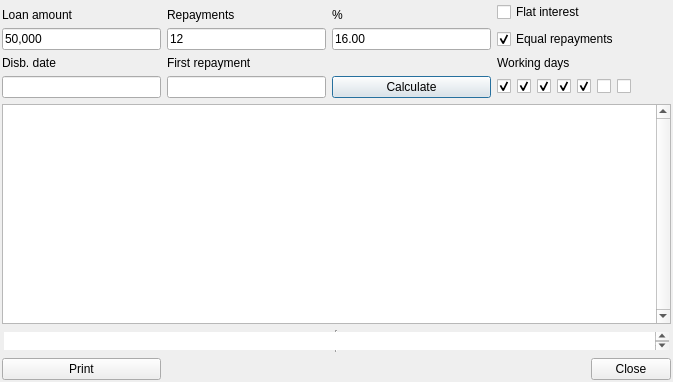
<?xml version="1.0" encoding="UTF-8"?>
<ui version="4.0">
 <class>Dialog</class>
 <widget class="QDialog" name="Dialog">
  <property name="geometry">
   <rect>
    <x>0</x>
    <y>0</y>
    <width>673</width>
    <height>382</height>
   </rect>
  </property>
  <property name="sizePolicy">
   <sizepolicy hsizetype="Expanding" vsizetype="Expanding">
    <horstretch>0</horstretch>
    <verstretch>0</verstretch>
   </sizepolicy>
  </property>
  <property name="minimumSize">
   <size>
    <width>0</width>
    <height>0</height>
   </size>
  </property>
  <property name="windowTitle">
   <string>Repayment schedule calculation</string>
  </property>
  <layout class="QGridLayout" name="gridLayout">
   <property name="margin">
    <number>2</number>
   </property>
   <property name="spacing">
    <number>6</number>
   </property>
   <item row="0" column="0">
    <widget class="QLabel" name="label">
     <property name="text">
      <string>Loan amount</string>
     </property>
     <property name="alignment">
      <set>Qt::AlignBottom|Qt::AlignLeading|Qt::AlignLeft</set>
     </property>
    </widget>
   </item>
   <item row="0" column="1">
    <widget class="QLabel" name="label_2">
     <property name="text">
      <string>Repayments</string>
     </property>
     <property name="alignment">
      <set>Qt::AlignBottom|Qt::AlignLeading|Qt::AlignLeft</set>
     </property>
    </widget>
   </item>
   <item row="0" column="2">
    <widget class="QLabel" name="label_3">
     <property name="text">
      <string>%</string>
     </property>
     <property name="alignment">
      <set>Qt::AlignBottom|Qt::AlignLeading|Qt::AlignLeft</set>
     </property>
    </widget>
   </item>
   <item row="3" column="0">
    <widget class="QLabel" name="label_4">
     <property name="text">
      <string>Disb. date</string>
     </property>
     <property name="alignment">
      <set>Qt::AlignBottom|Qt::AlignLeading|Qt::AlignLeft</set>
     </property>
    </widget>
   </item>
   <item row="3" column="1">
    <widget class="QLabel" name="label_5">
     <property name="text">
      <string>First repayment</string>
     </property>
     <property name="alignment">
      <set>Qt::AlignBottom|Qt::AlignLeading|Qt::AlignLeft</set>
     </property>
    </widget>
   </item>
   <item row="3" column="3">
    <widget class="QLabel" name="label_6">
     <property name="text">
      <string>Working days</string>
     </property>
     <property name="alignment">
      <set>Qt::AlignBottom|Qt::AlignLeading|Qt::AlignLeft</set>
     </property>
    </widget>
   </item>
   <item row="4" column="2">
    <widget class="QPushButton" name="calculate">
     <property name="text">
      <string>Calculate</string>
     </property>
    </widget>
   </item>
   <item row="4" column="3" colspan="2">
    <layout class="QHBoxLayout" name="horizontalLayout">
     <item>
      <widget class="QCheckBox" name="weekDay0">
       <property name="focusPolicy">
        <enum>Qt::NoFocus</enum>
       </property>
       <property name="text">
        <string/>
       </property>
       <property name="checked">
        <bool>true</bool>
       </property>
      </widget>
     </item>
     <item>
      <widget class="QCheckBox" name="weekDay1">
       <property name="focusPolicy">
        <enum>Qt::NoFocus</enum>
       </property>
       <property name="text">
        <string/>
       </property>
       <property name="checked">
        <bool>true</bool>
       </property>
      </widget>
     </item>
     <item>
      <widget class="QCheckBox" name="weekDay2">
       <property name="focusPolicy">
        <enum>Qt::NoFocus</enum>
       </property>
       <property name="text">
        <string/>
       </property>
       <property name="checked">
        <bool>true</bool>
       </property>
      </widget>
     </item>
     <item>
      <widget class="QCheckBox" name="weekDay3">
       <property name="focusPolicy">
        <enum>Qt::NoFocus</enum>
       </property>
       <property name="text">
        <string/>
       </property>
       <property name="checked">
        <bool>true</bool>
       </property>
      </widget>
     </item>
     <item>
      <widget class="QCheckBox" name="weekDay4">
       <property name="focusPolicy">
        <enum>Qt::NoFocus</enum>
       </property>
       <property name="text">
        <string/>
       </property>
       <property name="checked">
        <bool>true</bool>
       </property>
      </widget>
     </item>
     <item>
      <widget class="QCheckBox" name="weekDay5">
       <property name="focusPolicy">
        <enum>Qt::NoFocus</enum>
       </property>
       <property name="text">
        <string/>
       </property>
      </widget>
     </item>
     <item>
      <widget class="QCheckBox" name="weekDay6">
       <property name="focusPolicy">
        <enum>Qt::NoFocus</enum>
       </property>
       <property name="text">
        <string/>
       </property>
      </widget>
     </item>
     <item>
      <spacer name="horizontalSpacer">
       <property name="orientation">
        <enum>Qt::Horizontal</enum>
       </property>
       <property name="sizeHint" stdset="0">
        <size>
         <width>40</width>
         <height>20</height>
        </size>
       </property>
      </spacer>
     </item>
    </layout>
   </item>
   <item row="5" column="0" colspan="5">
    <widget class="QTableView" name="tableView">
     <property name="verticalScrollBarPolicy">
      <enum>Qt::ScrollBarAlwaysOn</enum>
     </property>
     <property name="tabKeyNavigation">
      <bool>false</bool>
     </property>
     <property name="selectionMode">
      <enum>QAbstractItemView::NoSelection</enum>
     </property>
     <property name="gridStyle">
      <enum>Qt::DotLine</enum>
     </property>
     <attribute name="verticalHeaderVisible">
      <bool>false</bool>
     </attribute>
     <attribute name="verticalHeaderDefaultSectionSize">
      <number>22</number>
     </attribute>
    </widget>
   </item>
   <item row="6" column="0" colspan="5">
    <widget class="QTableWidget" name="totalsTableView">
     <property name="sizePolicy">
      <sizepolicy hsizetype="Preferred" vsizetype="Preferred">
       <horstretch>0</horstretch>
       <verstretch>0</verstretch>
      </sizepolicy>
     </property>
     <property name="minimumSize">
      <size>
       <width>0</width>
       <height>20</height>
      </size>
     </property>
     <property name="maximumSize">
      <size>
       <width>16777215</width>
       <height>22</height>
      </size>
     </property>
     <property name="focusPolicy">
      <enum>Qt::NoFocus</enum>
     </property>
     <property name="frameShape">
      <enum>QFrame::VLine</enum>
     </property>
     <property name="verticalScrollBarPolicy">
      <enum>Qt::ScrollBarAlwaysOn</enum>
     </property>
     <property name="horizontalScrollBarPolicy">
      <enum>Qt::ScrollBarAlwaysOff</enum>
     </property>
     <property name="gridStyle">
      <enum>Qt::DotLine</enum>
     </property>
     <attribute name="horizontalHeaderVisible">
      <bool>false</bool>
     </attribute>
     <attribute name="verticalHeaderVisible">
      <bool>false</bool>
     </attribute>
     <attribute name="verticalHeaderDefaultSectionSize">
      <number>22</number>
     </attribute>
    </widget>
   </item>
   <item row="1" column="3" colspan="2">
    <widget class="QCheckBox" name="equalInstallments">
     <property name="text">
      <string>Equal repayments</string>
     </property>
     <property name="checked">
      <bool>true</bool>
     </property>
    </widget>
   </item>
   <item row="0" column="3" colspan="2">
    <widget class="QCheckBox" name="flatInterest">
     <property name="text">
      <string>Flat interest</string>
     </property>
    </widget>
   </item>
   <item row="7" column="0">
    <widget class="QPushButton" name="printButton">
     <property name="text">
      <string>Print</string>
     </property>
    </widget>
   </item>
   <item row="4" column="0">
    <widget class="DateEdit" name="disbursDate"/>
   </item>
   <item row="4" column="1">
    <widget class="DateEdit" name="firstInstallmDate"/>
   </item>
   <item row="1" column="0">
    <widget class="DecimalEdit" name="loanAmount">
     <property name="text">
      <string>50,000</string>
     </property>
     <property name="fractionDigits">
      <number>0</number>
     </property>
     <property name="nonNegative" stdset="0">
      <bool>true</bool>
     </property>
     <property name="selectorVisible">
      <bool>false</bool>
     </property>
    </widget>
   </item>
   <item row="1" column="1">
    <widget class="DecimalEdit" name="numInstallments">
     <property name="text">
      <string>12</string>
     </property>
     <property name="maxDigits">
      <number>3</number>
     </property>
     <property name="fractionDigits">
      <number>0</number>
     </property>
     <property name="nonNegative" stdset="0">
      <bool>true</bool>
     </property>
    </widget>
   </item>
   <item row="1" column="2">
    <widget class="DecimalEdit" name="annInterestRate">
     <property name="text">
      <string>16.00</string>
     </property>
     <property name="maxDigits">
      <number>4</number>
     </property>
     <property name="fractionDigits">
      <number>2</number>
     </property>
     <property name="nonNegative" stdset="0">
      <bool>true</bool>
     </property>
    </widget>
   </item>
   <item row="7" column="2" colspan="3">
    <widget class="QDialogButtonBox" name="buttonBox">
     <property name="standardButtons">
      <set>QDialogButtonBox::Close</set>
     </property>
    </widget>
   </item>
  </layout>
 </widget>
 <customwidgets>
  <customwidget>
   <class>DateEdit</class>
   <extends>QLineEdit</extends>
   <header>wic.widgets.date_edit</header>
  </customwidget>
  <customwidget>
   <class>DecimalEdit</class>
   <extends>QLineEdit</extends>
   <header>wic.widgets.decimal_edit</header>
  </customwidget>
 </customwidgets>
 <tabstops>
  <tabstop>loanAmount</tabstop>
  <tabstop>numInstallments</tabstop>
  <tabstop>annInterestRate</tabstop>
  <tabstop>disbursDate</tabstop>
  <tabstop>firstInstallmDate</tabstop>
  <tabstop>calculate</tabstop>
  <tabstop>tableView</tabstop>
  <tabstop>printButton</tabstop>
  <tabstop>buttonBox</tabstop>
  <tabstop>flatInterest</tabstop>
  <tabstop>equalInstallments</tabstop>
 </tabstops>
 <resources/>
 <connections/>
</ui>
